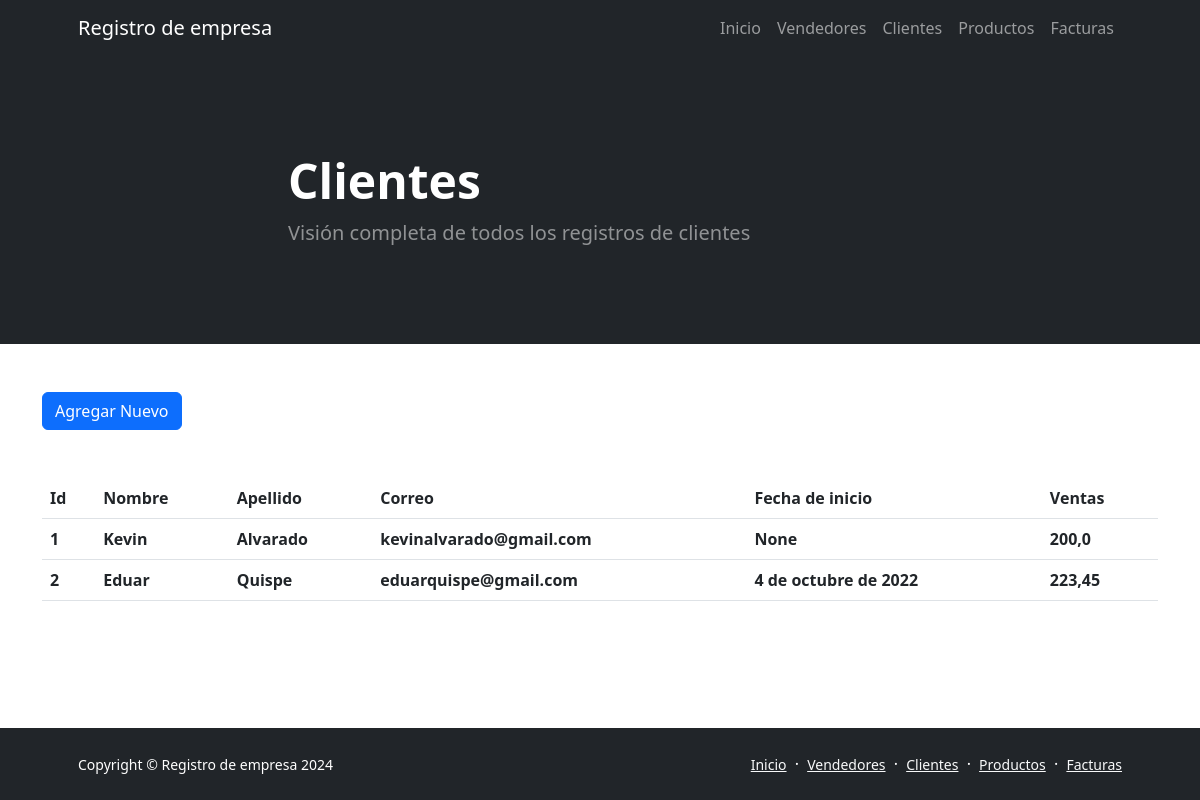
/clientes/, run on the app's committed database.
### aplicacion/models.py (models this page shows, shortened)
class Clientes(models.Model):
    nombre = models.CharField(max_length=50)
    apellido = models.CharField(max_length=50)
    correo = models.EmailField()
    fechaInicio = models.DateField()
    compra = models.FloatField()

### aplicacion/views.py (the view)
# urls.py: path('clientes/', clientes, name="clientes"),
def clientes(request):
    contexto = {'clientes': Clientes.objects.all()}
    return render(request, "aplicacion/clientes.html", contexto)

### aplicacion/templates/aplicacion/clientes.html
{% extends "aplicacion/index.html" %}
{% block titulo %}
<h1 class="display-5 fw-bolder text-white mb-2">Clientes</h1>
<p class="lead fw-normal text-white-50 mb-4">Visión completa de todos los registros de clientes</p>
{% endblock titulo %}
{% block contenido %}
<a class="btn btn-primary mb-5" href="{% url 'clientes_form' %}" role="button">Agregar Nuevo</a>
<table class="table">
    <thead>
        <tr>
            <th>Id</th>
            <th>Nombre</th>
            <th>Apellido</th>
            <th>Correo</th>
            <th>Fecha de inicio</th>
            <th>Ventas</th>
        </tr>
    </thead>
    <tbody>
    {% for c in clientes %}
        <tr>
            <th>{{ c.id }}</th>
            <th>{{ c.nombre }}</th>
            <th>{{ c.apellido }}</th>
            <th>{{ c.correo }}</th>
            <th>{{ c.fechaInicio }}</th>
            <th>{{ c.compra }}</th>
        </tr>
    {% endfor %}
    </tbody>
</table>
{% endblock contenido %}

### data on the page
Clientes: id "1", nombre "Kevin", apellido "Alvarado", correo "kevinalvarado@gmail.com", fechaInicio "None", compra "200,0"
Clientes: id "2", nombre "Eduar", apellido "Quispe", correo "eduarquispe@gmail.com", fechaInicio "4 de octubre de 2022", compra "223,45"
